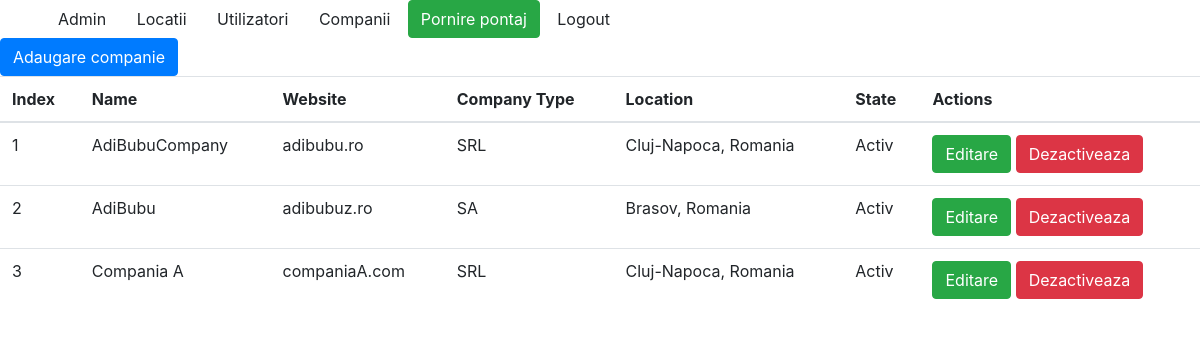
/companies/ (signed in), run on the app's committed database.
### aplicatie2/models.py (models this page shows, shortened)
class Companies(models.Model):
    company_choices = (('SRL', 'S.R.L.'),
                       ('SA', 'S.A.'))
    name = models.CharField(max_length=100)
    website = models.CharField(max_length=50)
    company_type = models.CharField(max_length=5, choices=company_choices)
    active = models.BooleanField(default=True)
    location = models.ForeignKey(Location, on_delete=models.CASCADE)

### aplicatie1/models.py (models this page shows)
class Location(models.Model):
    city = models.CharField(max_length=100)
    country = models.CharField(max_length=100)
    active = models.BooleanField(default=True)
    created_at = models.DateTimeField(auto_now_add = True, blank=True)
    updated_at = models.DateTimeField(auto_now=True, blank=True)
    def __str__(self):
        return f"{self.city}, {self.country}"

### aplicatie2/views.py (the view)
# urls.py: path('', views.CompanyView.as_view(), name='lista_companii'),
class CompanyView(LoginRequiredMixin, ListView):
    model = Companies
    template_name = 'aplicatie2/company_index.html'

### django_project/context_processors.py (called while the page is built)
def is_ready_to_work(request):
    if request.user.is_authenticated:
        if Pontaj.objects.filter(user_id=request.user.id, end_date=None).exists():
            return {'ready_to_work': False}
        return {'ready_to_work': True}
    return {} #nu suntem autentificati inca

### templates/aplicatie2/company_index.html
{% extends 'base.html' %}
{% block content %}
    <a class="btn btn-primary", href="{% url 'aplicatie2:adaugare' %}">Adaugare companie</a>
    <table class="table">
        <thead>
            <tr>
                <th>Index</th>
                <th>Name</th>
                <th>Website</th>
                <th>Company Type</th>
                <th>Location</th>
                <th>State</th>
                <th>Actions</th>
            </tr>
        </thead>
        <tbody>
            {% for item in companies_list %}
                <tr>
                    <td>{{ forloop.counter }}</td>
                    <td>{{ item.name }}</td>
                    <td>{{ item.website }}</td>
                    <td>{{ item.company_type }}</td>
                    <td>{{ item.location }}</td>
                    <td>
                    {% if item.active == 0 %}
                        Inactiv
                    {% else %}
                        Activ
                    {% endif %}
                    </td>
                    <td>
                        <a class="btn btn-success" href="{% url 'aplicatie2:modificare' item.id %}">Editare</a>
                        {% if item.active == 0 %}
                            <a class="btn btn-danger" href="{% url 'aplicatie2:activare' item.id %}">Activeaza</a>
                        {% else %}
                            <a class="btn btn-danger" href="{% url 'aplicatie2:dezactivare' item.id %}">Dezactiveaza</a>
                        {% endif %}
                    </td>
                </tr>
            {% endfor %}
        </tbody>
    </table>
{% endblock %}

### templates/base.html (shortened to what this page needs)
<html>
    <head>
        <link rel = "stylesheet" href = "https://stackpath.bootstrapcdn.com/bootstrap/4.4.1/css/bootstrap.min.css" type = "text/css">
    </head>
    <body>
        <div class = "container">
            <div class = "row">
                <div class = "col-md-12">
                    <nav>
                        <a class = "btn" href = "/admin/">Admin</a>
                        {% if request.user.is_authenticated %}
                        <a class = "btn" href = "{% url 'aplicatie1:lista_locatii' %}">Locatii</a>
                        <a class = "btn" href = "{% url 'userprofile:listare_utilizatori' %}">Utilizatori</a>
                        <a class = "btn" href= "{% url 'aplicatie2:lista_companii' %}">Companii</a>
                        {% if ready_to_work == False %}
                            <a href="{% url 'pontaj:end_pontaj' %}" class = "btn btn-danger">Oprire pontaj</a>
                        {% else %}
                            <a href="{% url 'pontaj:start_pontaj' %}" class = "btn btn-success">Pornire pontaj</a>
                        {% endif %}
                        <form method = "POST" action = "{% url 'logout' %}", style="display: inline">
                            <button class = "btn" type = "submit">Logout</button>
                        </form>
                        {% endif %}
                    </nav>
                </div>
            </div>
        </div>
    {% block content %}
    {% endblock %}
    </body>
</html>

### data on the page
Companies: name "AdiBubuCompany", website "adibubu.ro", company_type "SRL", location "Cluj-Napoca, Romania", active "Activ"
Companies: name "AdiBubu", website "adibubuz.ro", company_type "SA", location "Brasov, Romania", active "Activ"
Companies: name "Compania A", website "companiaA.com", company_type "SRL", location "Cluj-Napoca, Romania", active "Activ"
